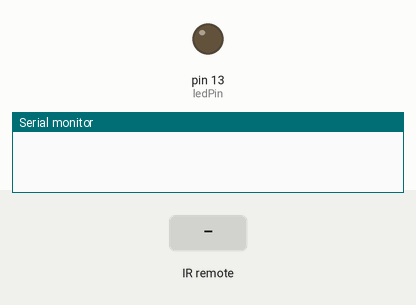
A sketch run on a simulated Arduino Uno, built with avr-gcc and run on an emulated ATmega328P. Shown: output pins drawn as LEDs (lit = HIGH), the last lines printed to the serial monitor. The inputs (shaded band) are chosen by the test bench.

Above: at 1.4 s.
1.5 s: infrared code 0xFFA25D received
At 2.9 s:
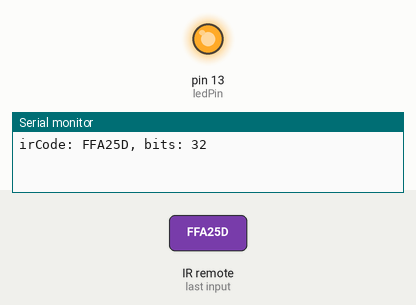
Timing chart, 0 to 4.5 s (numbered marks = the images above; inputs shaded):
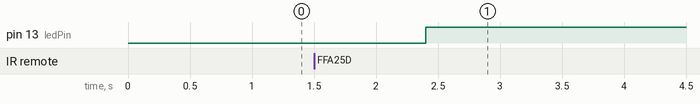

Measured:
- after the input at 1.5 s, pin 13 (ledPin): LOW → HIGH after 0.90 s

The sketch:

lab5_cse5410.ino
```cpp
#include <IRremote.h>
const int irReceiverPin =7; //the SIG of receiver module attach to pin7
const int ledPin = 13;//pin 13 built-in led
IRrecv irrecv(irReceiverPin); //Creates a variable of type IRrecv
decode_results results;
void setup()
{
  pinMode(ledPin,OUTPUT);//set ledpin as OUTPUT
  Serial.begin(9600);//initialize serial
  irrecv.enableIRIn(); //enable ir receiver module
}
void loop()
{
  if (irrecv.decode(&results)) //if the ir receiver module receiver data
  {
    Serial.print("irCode: "); //print"irCode: "
    Serial.print(results.value, HEX); //print the value in hexdecimal
    Serial.print(", bits: "); //print" , bits: "
    Serial.println(results.bits); //print the bits
    irrecv.resume(); // Receive the next value
  }
  delay(600); //delay 600ms
  if(results.value == 0xFFA25D)//if receiver module receive OxFFA25D
  {
    digitalWrite(ledPin,HIGH);//turn on the led
  }
  else
  {
    digitalWrite(ledPin,LOW);//turn off the led
  }
}
```
